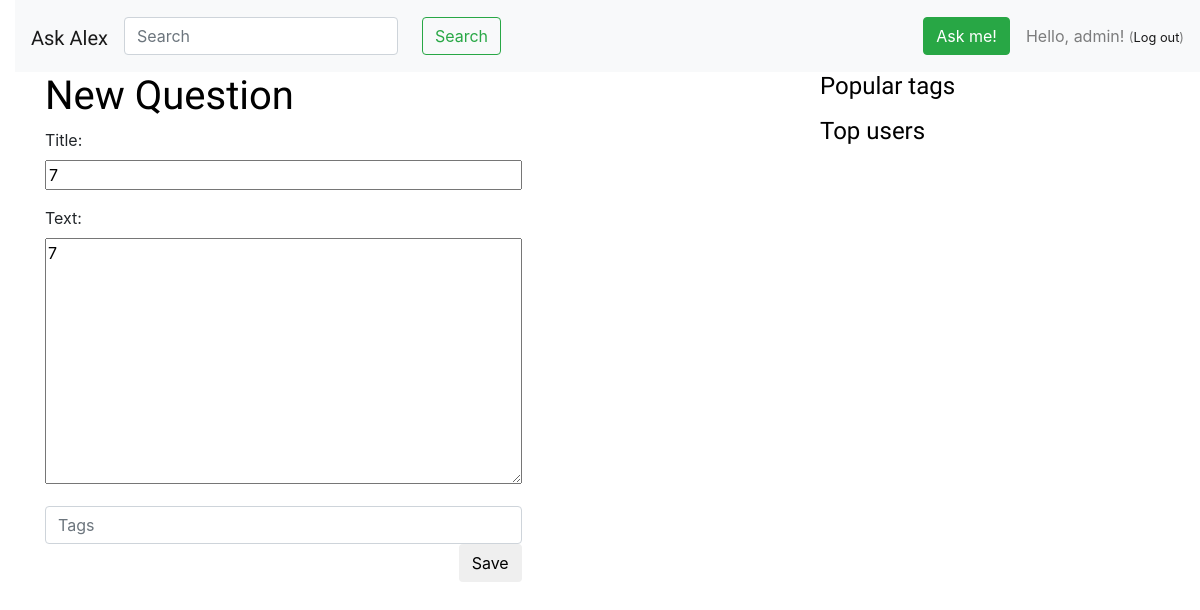
The app's page /post/7/edit/ (signed in), older data.
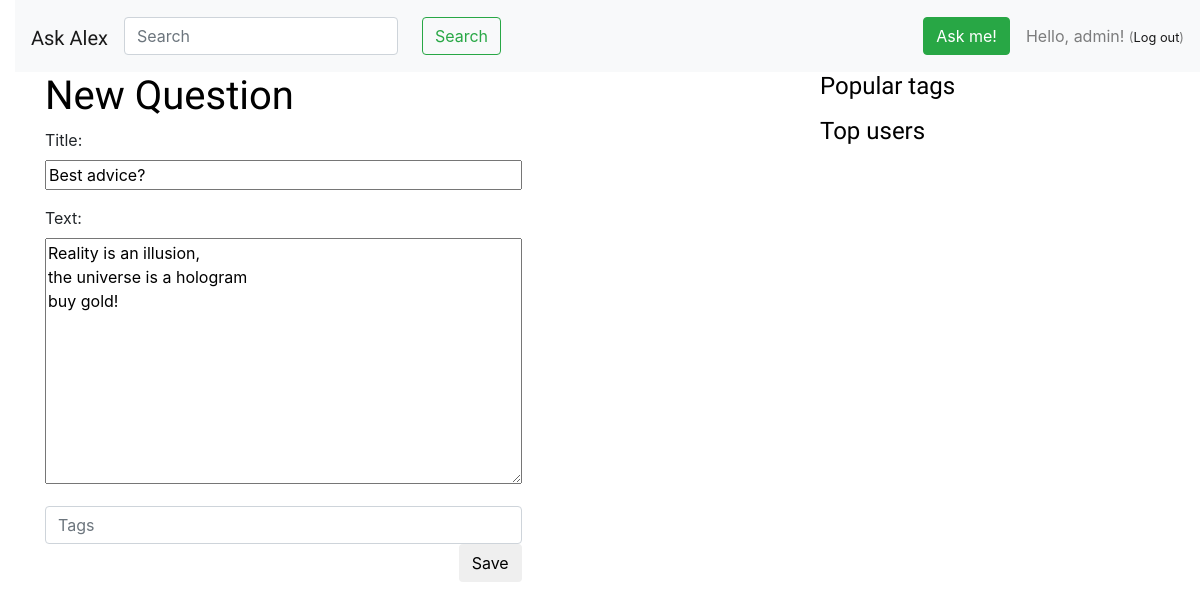
The same page, newer data.
### landing/models.py (models this page shows, shortened)
class Question(models.Model):
    author = models.ForeignKey(User, on_delete=models.CASCADE)
    title = models.CharField(max_length=200)
    text = models.TextField()
    likes = models.IntegerField(blank=True, null=True)
    dislikes = models.IntegerField(blank=True, null=True)
    created_date = models.DateTimeField(default=timezone.now)
    published_date = models.DateTimeField(blank=True, null=True)
    tags = models.ManyToManyField(Tag, blank=True)
    objects = QuestionManager()

### landing/views.py (the view)
# urls.py: path('post/<int:pk>/edit/', views.post_edit, name='post_edit'),
def post_edit(request, pk):
    question = get_object_or_404(Question, pk=pk)
    if request.method == "POST":
        form = QuestionForm(request.POST, instance=question)
        if form.is_valid():
            question = form.save(commit=False)
            question.author = request.user
            question.published_date = timezone.now()
            question.save()
            return redirect('post_detail', pk=question.pk)
    else:
        form = QuestionForm(instance=question)
    return render(request, 'web/post_edit.html', {'form': form})

### landing/forms.py (shortened to what this page needs)
class QuestionForm(forms.ModelForm):
    class Meta:
        model = Question
        fields = ('title', 'text', ) # 'tags'

### landing/templates/web/post_edit.html
{% extends 'web/base.html' %}
{% block content %}
    <main role="main" class="container">
        <div class="row">
            <div class="col-8">
                <h1>New Question</h1>
                <form method="POST" class="post-form">{% csrf_token %}
                    {{ form.as_p }}
                    <div class="input-group">
                      <input type="text" class="form-control" placeholder="Tags">
                    </div>
                    <button type="submit" class="save btn btn-default">Save</button>
                </form>
            </div>
        </div>
    </main>
{% endblock %}

Row changes from the older to the newer data that the page shows:
now on this page (row edited): Question: title "Best advice?", text "Reality is an illusion, the universe is a hologram buy gold!"
Text that changed along with them:
form field title: "7" → (not shown)
form field text: "7" → (not shown)
